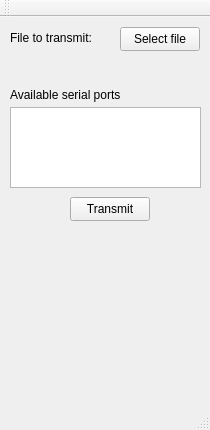
<?xml version="1.0" encoding="UTF-8"?>
<ui version="4.0">
 <class>MainWindow</class>
 <widget class="QMainWindow" name="MainWindow">
  <property name="geometry">
   <rect>
    <x>0</x>
    <y>0</y>
    <width>210</width>
    <height>430</height>
   </rect>
  </property>
  <property name="windowTitle">
   <string>MainWindow</string>
  </property>
  <widget class="QWidget" name="centralWidget">
   <widget class="QPushButton" name="pushButton">
    <property name="geometry">
     <rect>
      <x>120</x>
      <y>10</y>
      <width>80</width>
      <height>24</height>
     </rect>
    </property>
    <property name="text">
     <string>Select file</string>
    </property>
   </widget>
   <widget class="QListWidget" name="listWidget">
    <property name="geometry">
     <rect>
      <x>10</x>
      <y>90</y>
      <width>191</width>
      <height>81</height>
     </rect>
    </property>
   </widget>
   <widget class="QLabel" name="label">
    <property name="geometry">
     <rect>
      <x>10</x>
      <y>70</y>
      <width>131</width>
      <height>16</height>
     </rect>
    </property>
    <property name="text">
     <string>Available serial ports</string>
    </property>
   </widget>
   <widget class="QLabel" name="label_2">
    <property name="geometry">
     <rect>
      <x>10</x>
      <y>10</y>
      <width>101</width>
      <height>21</height>
     </rect>
    </property>
    <property name="text">
     <string>File to transmit:</string>
    </property>
   </widget>
   <widget class="QPushButton" name="transmitButton">
    <property name="geometry">
     <rect>
      <x>70</x>
      <y>180</y>
      <width>80</width>
      <height>24</height>
     </rect>
    </property>
    <property name="text">
     <string>Transmit</string>
    </property>
   </widget>
   <widget class="QLabel" name="labelFilename">
    <property name="geometry">
     <rect>
      <x>10</x>
      <y>40</y>
      <width>191</width>
      <height>16</height>
     </rect>
    </property>
    <property name="text">
     <string/>
    </property>
   </widget>
  </widget>
  <widget class="QMenuBar" name="menuBar">
   <property name="geometry">
    <rect>
     <x>0</x>
     <y>0</y>
     <width>210</width>
     <height>22</height>
    </rect>
   </property>
  </widget>
  <widget class="QToolBar" name="mainToolBar">
   <attribute name="toolBarArea">
    <enum>TopToolBarArea</enum>
   </attribute>
   <attribute name="toolBarBreak">
    <bool>false</bool>
   </attribute>
  </widget>
  <widget class="QStatusBar" name="statusBar"/>
 </widget>
 <layoutdefault spacing="6" margin="11"/>
 <resources/>
 <connections>
  <connection>
   <sender>pushButton</sender>
   <signal>clicked()</signal>
   <receiver>MainWindow</receiver>
   <slot>selectButtonPushed()</slot>
   <hints>
    <hint type="sourcelabel">
     <x>179</x>
     <y>63</y>
    </hint>
    <hint type="destinationlabel">
     <x>183</x>
     <y>97</y>
    </hint>
   </hints>
  </connection>
  <connection>
   <sender>listWidget</sender>
   <signal>itemClicked(QListWidgetItem*)</signal>
   <receiver>MainWindow</receiver>
   <slot>portSelected(QListWidgetItem*)</slot>
   <hints>
    <hint type="sourcelabel">
     <x>141</x>
     <y>142</y>
    </hint>
    <hint type="destinationlabel">
     <x>272</x>
     <y>206</y>
    </hint>
   </hints>
  </connection>
 </connections>
 <slots>
  <slot>selectButtonPushed()</slot>
  <slot>portSelected(QListWidgetItem*)</slot>
 </slots>
</ui>
